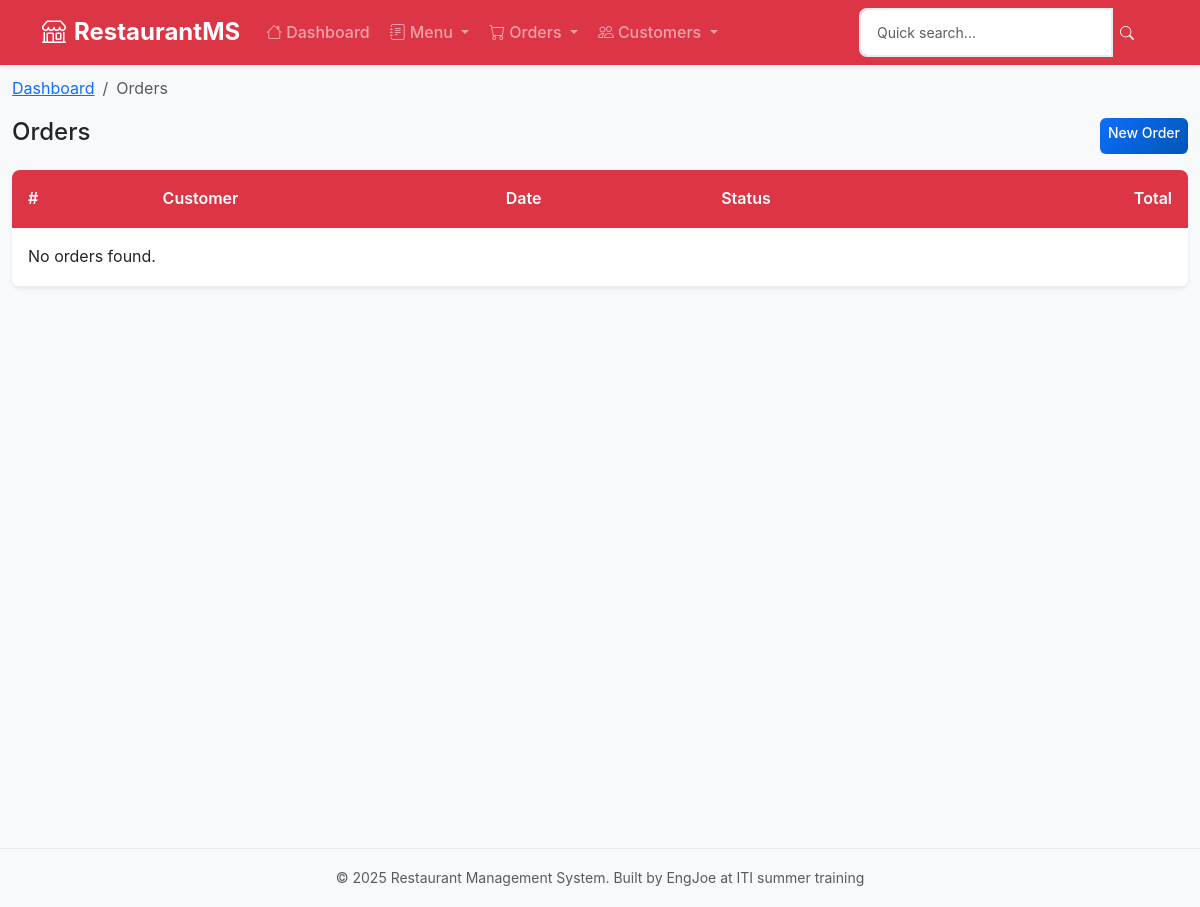
/orders/, run on an earlier commit of the app's database.
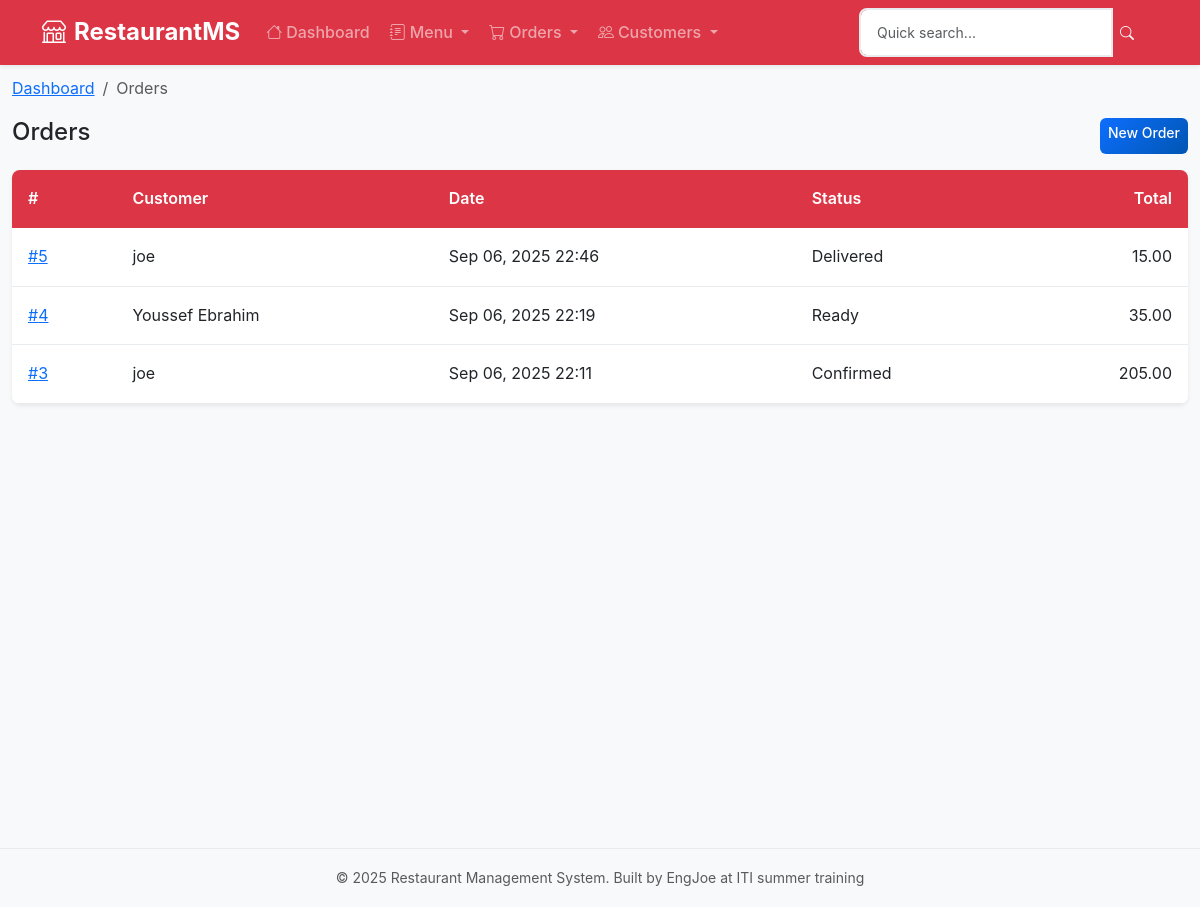
And on a later commit of the database.
### orders/models.py (models this page shows, shortened)
class Order(models.Model):
    STATUS_CHOICES = [
        ('pending', 'Pending'),
        ('confirmed', 'Confirmed'),
        ('preparing', 'Preparing'),
        ('ready', 'Ready'),
        ('delivered', 'Delivered'),
        ('cancelled', 'Cancelled'),
    ]
    customer = models.ForeignKey(Customer, on_delete=models.CASCADE, related_name='orders')
    status = models.CharField(max_length=20, choices=STATUS_CHOICES, default='pending')
    notes = models.TextField(blank=True)
    created_at = models.DateTimeField(auto_now_add=True)
    updated_at = models.DateTimeField(auto_now=True)
    def total_price(self):
        return sum(item.get_total_price() for item in self.items.all())

class OrderItem(models.Model):
    order = models.ForeignKey(Order, on_delete=models.CASCADE, related_name='items')
    item = models.ForeignKey(Item, on_delete=models.CASCADE)
    quantity = models.PositiveIntegerField()
    price = models.DecimalField(max_digits=10, decimal_places=2)  # Store price at time of order
    def get_total_price(self):
        return self.quantity * self.price

### customers/models.py (models this page shows, shortened)
class Customer(models.Model):
    name = models.CharField(max_length=200)
    email = models.EmailField(blank=True)
    phone = models.CharField(max_length=20)
    address = models.TextField(blank=True)
    created_at = models.DateTimeField(auto_now_add=True)
    updated_at = models.DateTimeField(auto_now=True)

### orders/views.py (the view)
# urls.py: path('', views.OrderListView.as_view(), name='order_list'),
class OrderListView(ListView):
    model = Order
    template_name = 'orders/order_list.html'
    context_object_name = 'orders'
    paginate_by = 15
    def get_queryset(self):
        queryset = Order.objects.select_related('customer').prefetch_related('items__item')
        status = self.request.GET.get('status')
        customer_query = self.request.GET.get('customer')
        date_from = self.request.GET.get('date_from')
        date_to = self.request.GET.get('date_to')
        if status:
            queryset = queryset.filter(status=status)
        if customer_query:
            queryset = queryset.filter(
                Q(customer__name__icontains=customer_query) |
                Q(customer__phone__icontains=customer_query)
            )
        if date_from:
            try:
                date_from = datetime.strptime(date_from, '%Y-%m-%d').date()
                queryset = queryset.filter(created_at__date__gte=date_from)
            except ValueError:
                pass
        if date_to:
            try:
                date_to = datetime.strptime(date_to, '%Y-%m-%d').date()
                queryset = queryset.filter(created_at__date__lte=date_to)
            except ValueError:
                pass
        return queryset.order_by('-created_at')
    def get_context_data(self, **kwargs):
        context = super().get_context_data(**kwargs)
        context['status_choices'] = Order.STATUS_CHOICES
        context['filter_params'] = self.request.GET
        return context

### orders/templates/orders/order_list.html (shortened to what this page needs)
{% extends 'base.html' %}
{% block breadcrumb %}
<nav aria-label="breadcrumb">
  <ol class="breadcrumb mb-3">
    <li class="breadcrumb-item"><a href="{% url 'dashboard' %}">Dashboard</a></li>
    <li class="breadcrumb-item active">Orders</li>
  </ol>
</nav>
{% endblock %}
{% block content %}
<div class="d-flex justify-content-between mb-3">
  <h4>Orders</h4>
  <a href="{% url 'orders:order_create' %}" class="btn btn-sm btn-primary">New Order</a>
</div>
<table class="table table-sm table-hover">
  <thead>
    <tr>
      <th>#</th>
      <th>Customer</th>
      <th>Date</th>
      <th>Status</th>
      <th class="text-end">Total</th>
    </tr>
  </thead>
  <tbody>
    {% for order in orders %}
      <tr>
        <td><a href="{% url 'orders:order_detail' order.pk %}">#{{ order.id }}</a></td>
        <td>{{ order.customer.name }}</td>
        <td>{{ order.created_at|date:"M d, Y H:i" }}</td>
        <td>{{ order.get_status_display }}</td>
        <td class="text-end">{{ order.total_price }}</td>
      </tr>
    {% empty %}
      <tr>
        <td colspan="5">No orders found.</td>
      </tr>
    {% endfor %}
  </tbody>
</table>
{% endblock %}

What changed in the data, as far as the page shows it:
added Order: id "5", customer.name "joe", created_at "Sep 06, 2025 22:46", status "Delivered", total_price "15.00"
added Order: id "4", customer.name "Youssef Ebrahim", created_at "Sep 06, 2025 22:19", status "Ready", total_price "35.00"
added Order: id "3", customer.name "joe", created_at "Sep 06, 2025 22:11", status "Confirmed", total_price "205.00"
Also different on the page:
text no longer shown: "No orders found."
